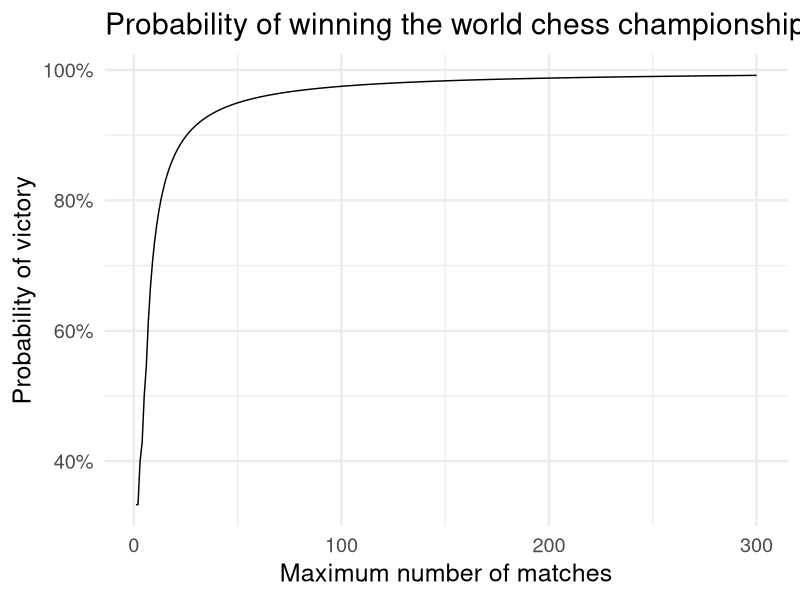
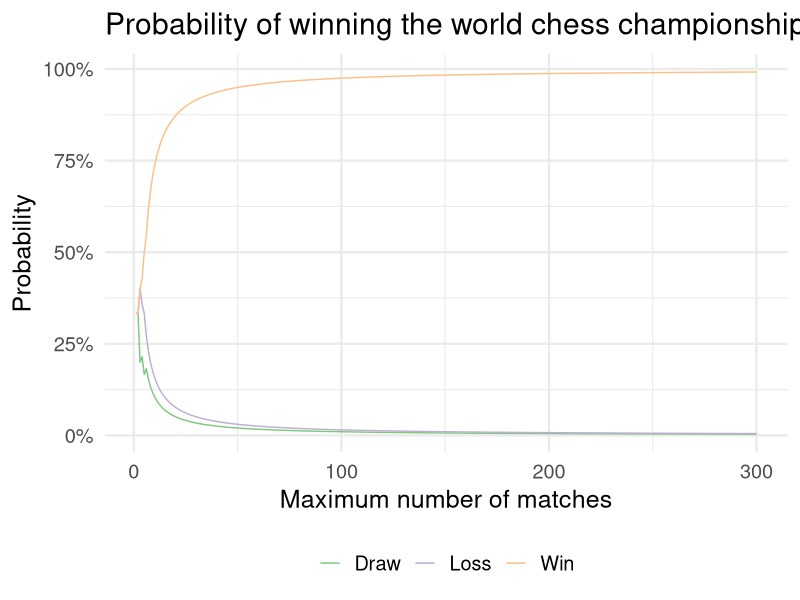

The R source for these figures, in order:
## ---- chunk 1
knitr::opts_chunk$set(cache = TRUE)
options(digits = 4)
## ---- chunk 2
library(tidyverse)
library(magrittr)

theme_set(theme_minimal(base_size = 18))
## ---- chunk 3
chess_outcomes <- function(n_matches, prob){
  # define all possibilities
  X <- expand.grid(n = 0:n_matches,
                   k = 0:3) %>%
    as.matrix %>%
    t
  X <- X[, colSums(X) <= n_matches]
  X <- rbind(X, n_matches:n_matches - colSums(X))
  dimnames(X) <- list(c("win", "lose", "draw"), NULL)
  
  # calculate probabilities of each outcome
  X_prob <- array_branch(X, margin = 2) %>%
    map_dbl(dmultinom, prob = prob)
  
  # combine together
  outcomes <- X %>%
    t %>%
    as_tibble %>%
    mutate(points = win * 1 + lose * 0 + draw * .5,
           prob = X_prob)
  
  return(outcomes)
}
## ---- chunk 4
# iterate over a varying number of matches
varying_matches <- data_frame(n_matches = 1:300) %>%
  mutate(outcomes = map(n_matches, chess_outcomes, prob = c(0.2, 0.15, 0.65)),
         prob_win = map2_dbl(outcomes, n_matches, ~ mean(.x$points > (.y / 2))),
         prob_draw = map2_dbl(outcomes, n_matches, ~ mean(.x$points == (.y / 2))),
         prob_loss = map2_dbl(outcomes, n_matches, ~ mean(.x$points < (.y / 2))))
## ---- chunk 5
ggplot(varying_matches, aes(n_matches, prob_win)) +
  geom_line() +
  scale_y_continuous(labels = scales::percent) +
  labs(title = "Probability of winning the world chess championship",
       x = "Maximum number of matches",
       y = "Probability of victory")

varying_matches %>%
  gather(outcome, prob, starts_with("prob")) %>%
  mutate(outcome = str_remove(outcome, "prob_"),
         outcome = str_to_title(outcome)) %>%
  ggplot(aes(n_matches, prob, color = outcome)) +
  geom_line() +
  scale_y_continuous(labels = scales::percent) +
  scale_color_brewer(type = "qual") +
  labs(title = "Probability of winning the world chess championship",
       x = "Maximum number of matches",
       y = "Probability",
       color = NULL) +
  theme(legend.position = "bottom")
